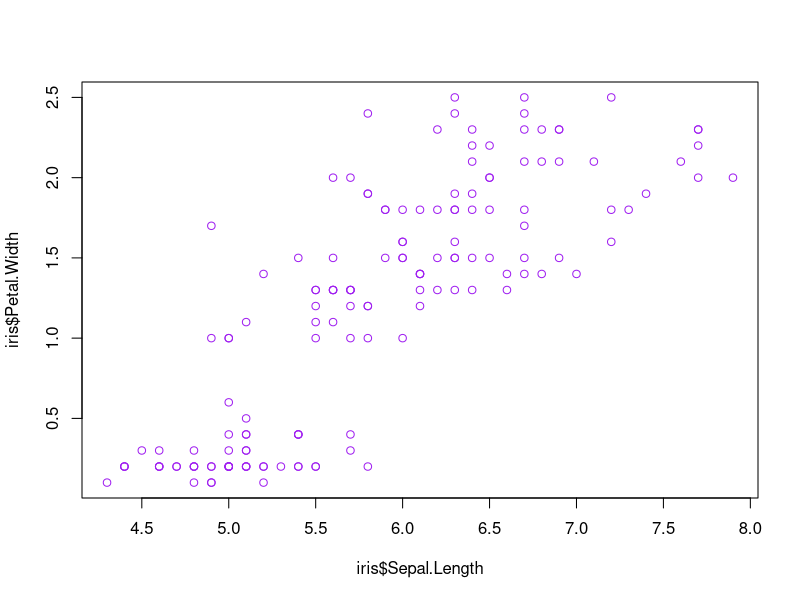
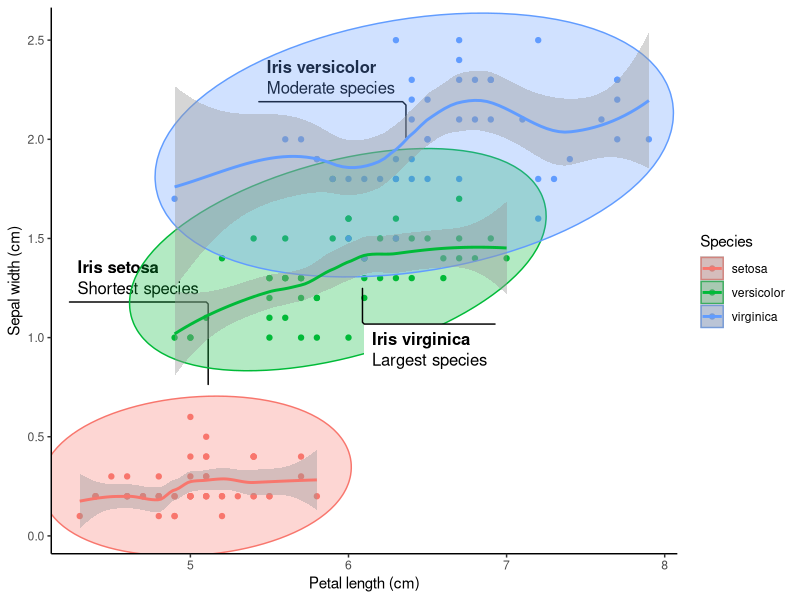
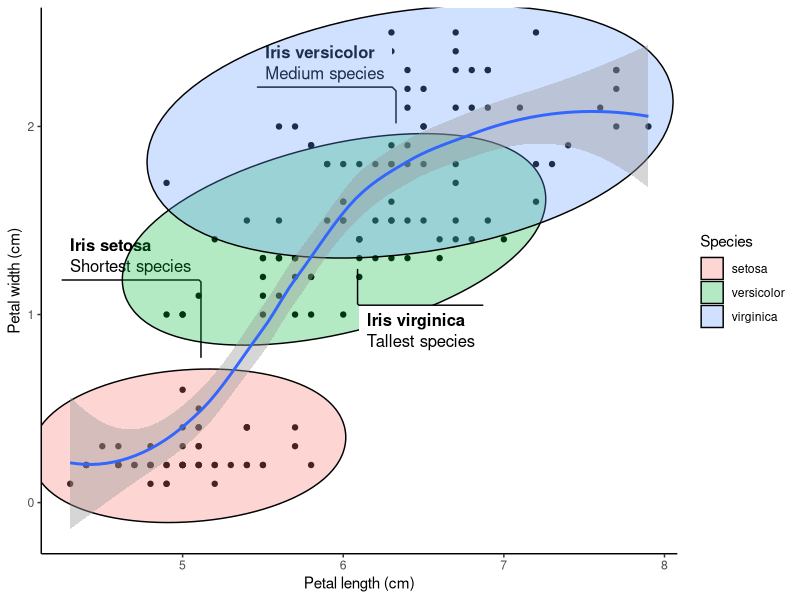
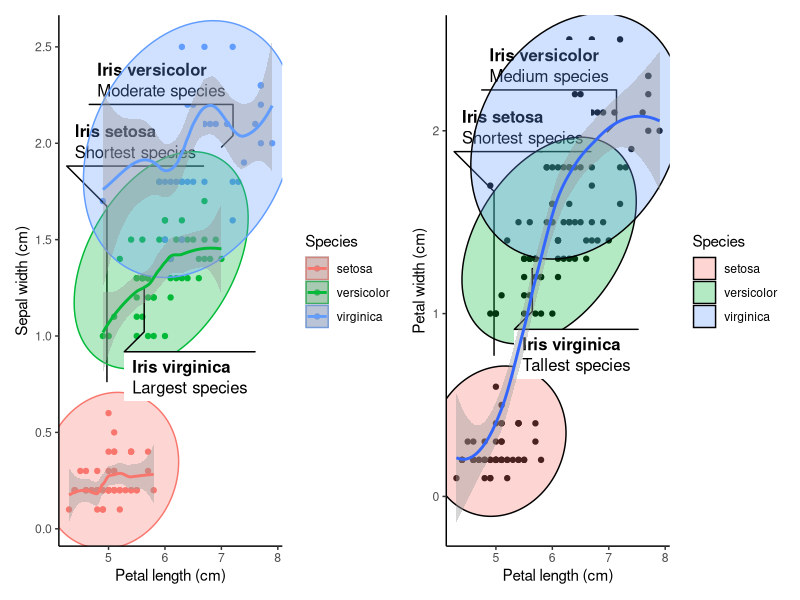
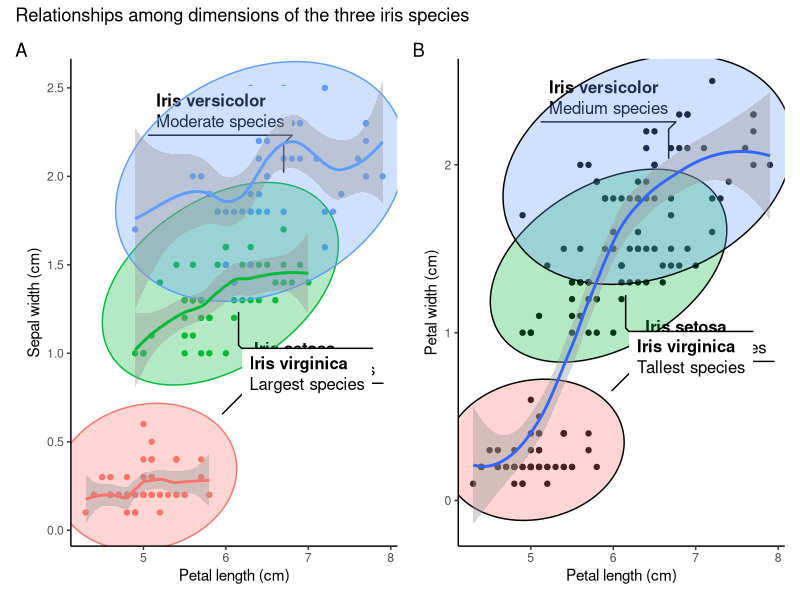
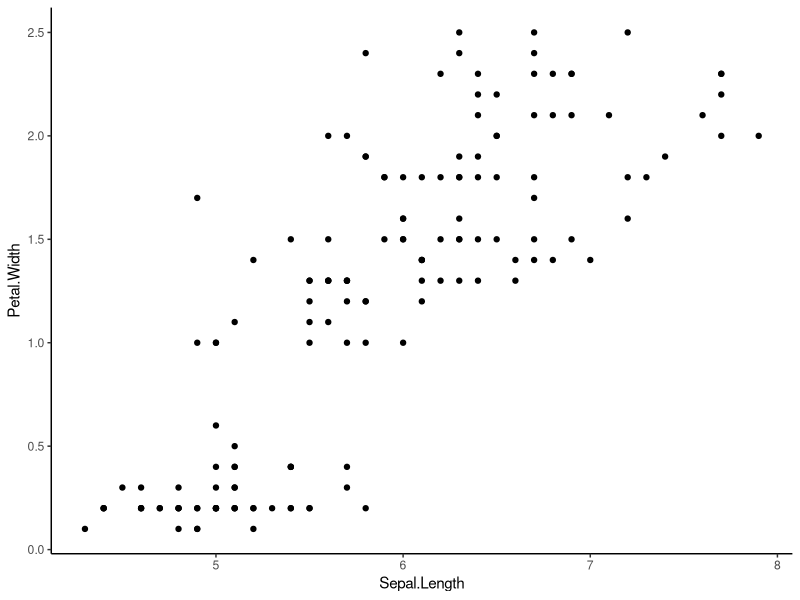
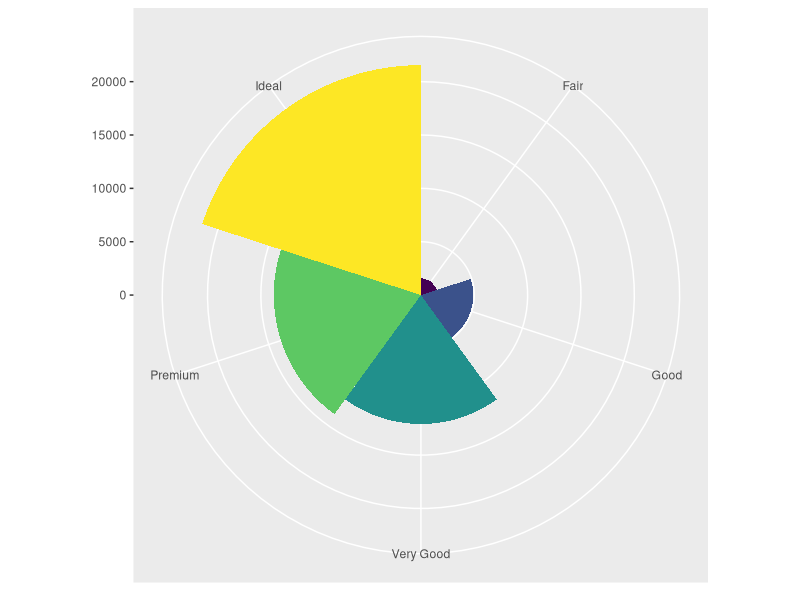
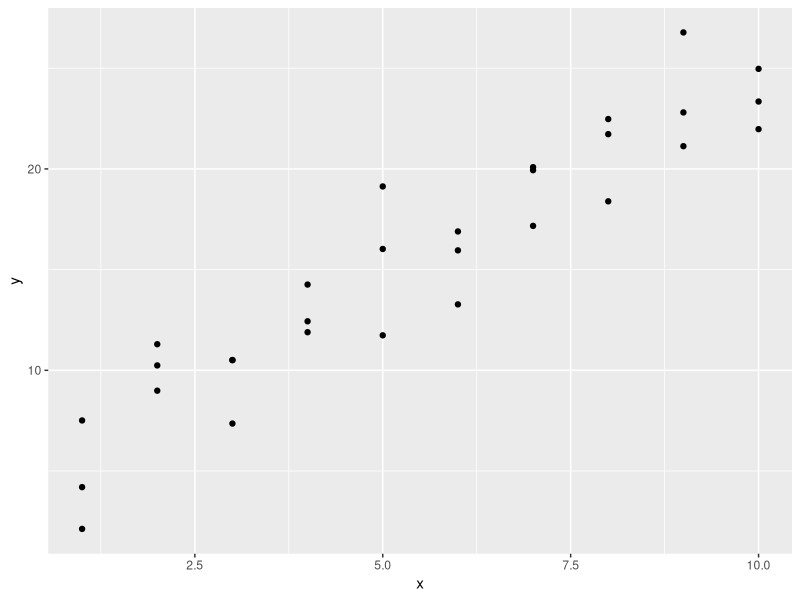

Reproduce these figures in R, in order.
###############################
# Wyclife Agumba Oluoch       #
# wyclifeoluoch@gmail.com     #
# https://github.com/Wycology #
# Task: Playing with iris data#
# Created: 30th Dec 2020      #
# Edited: 28th Jan 2021       #
###############################

# IRIS PLOT ----

# Loading necessary packages.

library(modelr)
library(patchwork)
library(ggforce)
library(ggplot2)
library(tidyverse)

str(iris) # Checking the data structure. We can already see relatively higher 
# values for sepal length variable.

plot(iris$Sepal.Length, iris$Petal.Width, col = 'purple') # Basic plot within 
# the R base with purple color added. Positive relationship evident.

# Creating cool plot of the iris data using ggplot2 package.

separate_smooth <- ggplot(data = iris,    # Specifying the data to be plotted.
       mapping = aes(x = Sepal.Length,    # Stating the axes data.
                     y = Petal.Width,
                     color = Species)) +  # Ensuring points are colored by spp.
  geom_point() +                          # Deciding the plotting geometry.
  labs(x = "Petal length (cm)",           # Specifying the axes labels.
       y = "Sepal width (cm)") +
  geom_mark_ellipse(aes(fill = Species,   # Adding ellipses for the spps.
                        filter = Species == "setosa",
                        label = "Iris setosa",
                        description = "Shortest species")) +
  geom_mark_ellipse(aes(fill = Species,
                        filter = Species == "versicolor",
                        label = "Iris versicolor",
                        description = "Moderate species")) +
  geom_mark_ellipse(aes(fill = Species,
                        filter = Species == "virginica",
                        label = "Iris virginica",
                        description = "Largest species")) +
  theme_classic() +                      # Having publication ready background.
  geom_smooth() # Adding smooth line around 95% level on the plot.

separate_smooth # Generates the plot output of the dataset 

# In the above plot, having color within the aes() breakes the data into 
# species-wise groups. Meaning each species group will be smoothed separately.

uniform_smooth <- ggplot(data = iris,
                         mapping = aes(x = Sepal.Length,
                                       y = Petal.Width)) + # Note no color here.
  geom_point() +
  labs(x = "Petal length (cm)",
       y = "Petal width (cm)") +
  geom_mark_ellipse(aes(fill = Species,
                        filter = Species == "setosa",
                        label = "Iris setosa",
                        description = "Shortest species")) +
  geom_mark_ellipse(aes(fill = Species,
                        filter = Species == "versicolor",
                        label = "Iris versicolor",
                        description = "Medium species")) +
  geom_mark_ellipse(aes(fill = Species,
                        filter = Species == "virginica",
                        label = "Iris virginica",
                        description = "Tallest species")) +
  theme_classic() +
  geom_smooth()

uniform_smooth # This is looking cool!

# Avoiding the color parameter in the aes() ensures all species are considered
# together in the subsequent layers arguments. No grouping by species.

# Patchwork package allows for addition of two plots by their object names.
# The addition is so simple, just relying on the plus (+) operator.

combined_plots <- separate_smooth + uniform_smooth # Adding plots.

combined_plots # Even cooler than I thought!
# Now I want to give the plots title and tags or labels to identify them

combined_plots_labeled <- combined_plots +
  plot_annotation(
    title = "Relationships among dimensions of the three iris species", # Title of both plots.
    tag_levels = "A" # Indicates that the plots will be labelled A, B, C etc.
  ) # This makes the first plot to be A and the next to be B. Checking on 
# documentation will help know more arguments in this function.

# Now I want to remove the legends since the species labels are visible

combined_plots_labeled_no_legend <- combined_plots_labeled &
  theme(legend.position = "none") # Removes legends from the plots. I do not 
# need the legends since the species are labeled in the plots.

combined_plots_labeled_no_legend # This will print out the final product.

# Showing that in ggplot2 we can use & instead of plus (+)
attach(iris)

ggplot(data = iris, mapping = aes(x = Sepal.Length, y = Petal.Width)) +
  geom_point() +
  theme_classic()
head(iris)

# I think it has taken me a long time to know this.
# I used ggplot2:: so that I can be sure that the & is supported by ggplot2 and 
# not any other loaded packages such ggforce and patchwork.

ggplot(data = diamonds) + # Feeding in the diamonds data for the plot.
  geom_bar(mapping = aes(x = cut, fill = cut), show.legend = FALSE, width = 1) +
  theme(aspect.ratio = 1) +
  labs(x = NULL, y = NULL) +
  coord_polar() # coord_flip() can also work well with the data depending on need.
  
# Cool/crazy plot with modelr package.

library(modelr)
options(na.action = na.warn)

ggplot(data = sim1, mapping = aes(x = x, y = y)) +
  geom_point() # There is some visible correlation between the variables

models <- tibble( # Creating some random tibble dataset for plotting.
  a1 = runif(250, -20, 40), # Generates 250 random numbers between -20 and 40
  a2 = runif(250, -5, 5) # Generates 250 random numbers between -5 and 5
)

ggplot(data = sim1, mapping = aes(x = x, y =y)) +
  geom_abline(mapping = aes(intercept = a1, slope = a2),
              data = models, alpha = 1/4) +
  geom_point(col = 'purple', pch = 18, size = 5) +
  labs(x = 'The x-axis', y = 'The y-axis', title = 'Crazy model in deed') +
  theme_classic()
